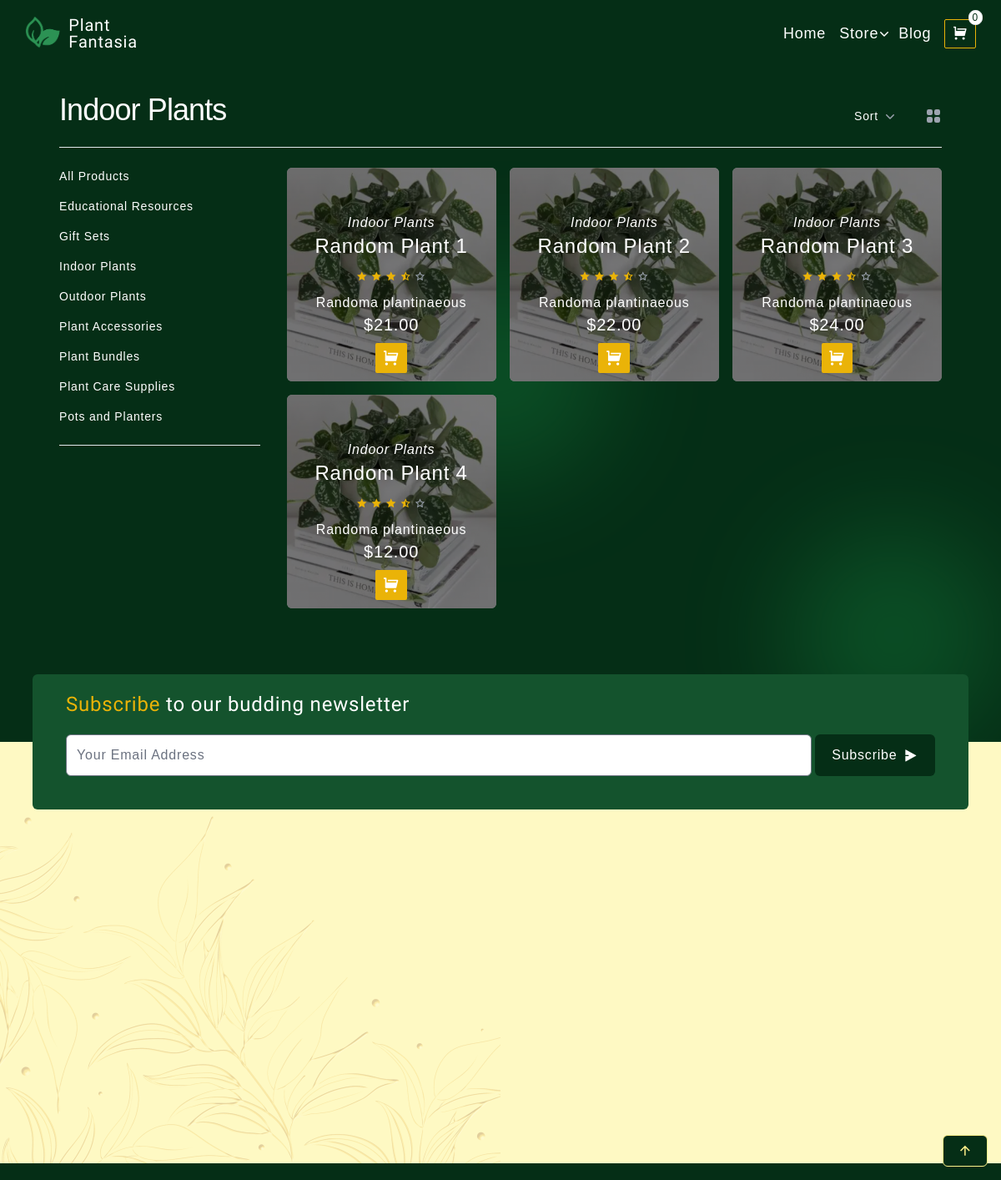
Screenshot of /store/category/indoor-plants/ with the database file from the repository.
### store/models.py (models this page shows, shortened)
class Category(models.Model):
    name = models.CharField(max_length=128, db_index=True)
    slug = models.SlugField(max_length=130, unique=True)
    class Meta:
        ordering = ['name']
        verbose_name_plural = 'categories'
    def __str__(self):
        return self.name

class Product(models.Model):
    title = models.CharField(max_length=250)
    category = models.ForeignKey(Category, related_name='product', on_delete=models.CASCADE, null=True)
    brand= models.CharField(max_length=250, default='unbranded')
    description = models.TextField(blank=True)
    slug = models.SlugField(max_length=150, unique=True)
    price = models.DecimalField(max_digits=4, decimal_places=2)
    image = models.ImageField(upload_to='images/products')
    class Meta:
        verbose_name_plural = 'products'

### store/views.py (the view)
# urls.py: path('store/category/<slug:slug>/', views.CategoryProductsView.as_view(), name='categories'),
class CategoryProductsView(ListView):
    template_name = 'store/category-index.html'  # Create this template
    model = Product
    context_object_name = 'products'
    def get(self, request, *args, **kwargs):
        if kwargs.get('slug') == 'all-products':
            return redirect('store')  # Redirect to home page
        return super().get(request, *args, **kwargs)  # Proceed with
    def get_queryset(self):
        slug = self.kwargs['slug']
        category = get_object_or_404(Category, slug=slug)
        return Product.objects.filter(category=category)
    def get_context_data(self, **kwargs):
        context = super().get_context_data(**kwargs)
        context['categories'] = Category.objects.all()  # Include categories in context for navigation
        context['selected_category'] = get_object_or_404(Category, slug=self.kwargs['slug'])
        return context

### cart/cart.py (called while the page is built)
    def __len__(self):
        return sum(item['qty'] for item in self.cart.values())

### cart/context_processors.py (called while the page is built)
def cart(request):
    return {'cart': Cart(request)}

### theme/context_processors.py (called while the page is built)
def categories_processor(request):
    categories = Category.objects.all()  # Fetch the categories
    return {'categories': categories}

### store/templates/store/category-index.html (shortened to what this page needs)
{% extends 'base.html' %}
{% load static %}
{% block contents %}
<section id="home" class="relative min-h-[90vh]">
    <div class="container">
        <div class="w-64 h-64 bg-green-700 rounded-full blur-3xl -z-10 opacity-40 absolute top-1/2 left-1/2
        transform -translate-x-1/2 -translate-y-1/2">
        </div>
        <div class="w-64 h-64 bg-green-700 rounded-full blur-3xl -z-10 opacity-40 absolute
        transform right-0 bottom-0">
        </div>
        <div class="bg-none text-white w-full">
            <div class="mx-auto max-w-7xl px-4 sm:px-6 lg:px-8">
                {% include 'includes/subheader.html' with title=selected_category.name %}
                <div aria-labelledby="products-heading" class="pb-12 pt-6">
                    <div class="grid grid-cols-1 gap-x-8 gap-y-10 lg:grid-cols-4">
                        <form class="hidden lg:block">
                            <ul role="list" class="space-y-4 border-b border-gray-200 pb-6 text-sm font-medium text-white">
                                {% for category in categories %}
                                    <li><a href="{% url 'categories' category.slug %}">{{ category.name }}</a></li>
                                {% endfor %}
                            </ul>
                        </form>
                        <div class="lg:col-span-3">
                            <div class="grid grid-cols grid-cols-1 lg:grid-cols-2 xl:grid-cols-3
                            text-center gap-4 transition-all duration-300">
                                {% for product in products %}
                                    {% include 'store/includes/product-card.html' %}
                                {% endfor %}
                            </div>
                        </div>
                    </div>
                </div>
            </div>
        </div>
    </div>
</section>
{% endblock %}

### theme/templates/base.html (shortened to what this page needs)
{% load static tailwind_tags %}
{% load static %}
<!DOCTYPE html>
<html lang="en">
	<head>
		<link
			rel="stylesheet" href="https://cdnjs.cloudflare.com/ajax/libs/remixicon/4.2.0/remixicon.css"
		/>
		<link
 		rel="stylesheet"
  		href="https://cdn.jsdelivr.net/npm/swiper@11/swiper-bundle.min.css"
		/>
		{% tailwind_css %}
	</head>
	<body class=" bg-green-950 font-jost text-white mx-auto transition-all duration-300 leading-normal tracking-wider">
		<header id="navbar" class="bg-green-950 fixed w-full top-0 left-0 z-50" id="navbar">
			{% include 'includes/navbar.html'%}
		</header>
		<main>
			{% block contents %}
			{% endblock %}
		</main>
		<footer class="bg-yellow-100 text-green-950 pt-20 pb-10 md:pt-28 relative">
			{% include 'includes/footer.html'%}
		</footer>
	</body>
</html>

### theme/templates/includes/navbar.html (shortened to what this page needs)
{% load static %}
<nav class="mx-4 flex items-center justify-between h-16 sm:h-20">
    <div class="group font-poiret font-light text-lg sm:text-xl">
        <a class="inline-flex items-center" href="{% url 'home' %}">
            &nbsp; <img class="peer w-14 h-14 group-hover:-rotate-45 transition-transform duration-500 ease" src="{% static 'media/images/logo.png' %}">
            <p
                class="group-hover:scale-110 translate-x-1 font-barriecito leading-none transition-transform duration-500 ease"
            >
                Plant <br> Fantasia
            </p>
        </a>
    </div>
    <div id="nav-menu" class="absolute top-0 left-[-100%] min-h-[80vh]
        w-full bg-green-950/90 backdrop-blur-sm md:backdrop-blur-none
        flex items-center justify-center duration-500 lg:static lg:min-h-fit
        lg:bg-transparent lg:w-auto overflow-x-hidden overflow-y-auto z-40">
        <ul class="flex flex-col items-center justify-center lg:flex-row  gap-0.5 lg:gap-4 group lg:p-3.5">
            <li><a href="{% url 'home' %}" class="nav-link">Home</a></li>
            <li class="m-auto" id="category-btn">
                <div class="inline-block text-center">
                    <div class="flex items-center justify-center -mb-1 lg:mb-0">
                      <button type="button" class="group relative nav-link flex items-center" id="menu-button" aria-expanded="true" aria-haspopup="true">
                        <p class="flex-1 text-center lg:mr-2">Store</p>
                      </button>
                    </div>
                </div>
            </li>
            <li><a href="{% url 'blog' %}" class="nav-link">Blog</a></li>
            <li class="relative hidden lg:block group">
                <a href="{% url 'cart-summary' %}" class="hover:bg-yellow-500 border border-yellow-500 p-2 rounded-sm
                hover:scale-110 transition-all duration-500">
                    <i class="ri-shopping-cart-fill text-lg group-hover:scale-110"></i>
                </a>
                <p  id="cart-qty-web"
                    class="bg-white origin-left text-left text-green-950 absolute right-0 top-0
                    translate-x-2 -translate-y-3.5 text-xs border px-1 rounded-lg z-20">
                    {% with qty_value=cart|length %}
                        {% if qty_value > 0 %}
                            {{qty_value}}
                        {% else %}
                            0
                        {% endif %}
                    {% endwith %}
                </p>
            </li>
        </ul>
    </div>
</nav>

### theme/templates/includes/subheader.html (shortened to what this page needs)
<div class="flex items-baseline justify-between border-b border-gray-200 pb-6">
    <h1 class="text-4xl font-light tracking-tight text-white">
        {{title}}
    </h1>
    <div class="flex items-center">
        <div class="relative inline-block text-left">
            <div id="sort-button">
                <button type="button" class="group inline-flex justify-center text-sm font-medium text-white hover:text-yellow-500" aria-expanded="false" aria-haspopup="true">
                Sort
                </button>
            </div>
        </div>
        <button type="button" class="-m-2 ml-5 p-2 text-gray-400 hover:text-gray-500 sm:ml-7">
        </button>
    </div>
</div>

### store/templates/store/includes/product-card.html (shortened to what this page needs)
<div style="background-image: url({{product.image.url}}); background-position: center; background-size: cover;"
class="popular-card bg-green-950 min-h-64 rounded-md relative popular-card flex flex-col justify-stretch">
        <div class="bg-black/50 absolute top-0 left-0 w-full h-full rounded-md"></div>
            <div class="absolute bottom-0 left-0 right-0 flex flex-col pb-2 items-center gap-2 mb-0.5">
                <a href="{% url 'product-info' product.slug %}" class="cursor-pointer">
                    <p class="italic">{{ product.category }}</p>
                    <h4>{{ product.title }}</h4>
                    <div class="text-yellow-500 text-xs py-3">
                        <i class="ri-star-fill"></i>
                        <i class="ri-star-fill"></i>
                        <i class="ri-star-fill"></i>
                        <i class="ri-star-half-fill"></i>
                        <i class="ri-star-line text-gray-400"></i>
                    </div>
                    <p class="truncate">{{ product.description }}</p>
                    <p class="text-xl">${{ product.price }}</p>
                </a>
            <button class="bg-yellow-500 px-2 py-1 text-xl rounded-sm
                hover:scale-125 transition-all duration-500">
                <i class="ri-shopping-cart-fill"></i>
            </button>
        </div>
</div>

### theme/templates/includes/footer.html (shortened to what this page needs)
{% load static %}
<div class="container text-white absolute top-0 right-0 left-0
    -translate-y-1/2">
    <div class="bg-green-900 px-10 pt-5 pb-10 space-y-5 rounded-md">
        <h4 class="font-barriecito">
            <span class="text-yellow-500">
                Subscribe
            </span> to our budding newsletter
        </h4>
        <div class="flex flex-col md:flex-row gap-1">
            <input type="email" placeholder="Your Email Address" required="true"
            class="w-full pxy-5 py-3 text-green-900 rounded-md outline-none">
            <button class="flex flex-row gap-4 sm:gap-2 items-center justify-center bg-green-950 px-5 py-3 rounded-md hoverLopacity-80
            duration-500 mt-2 sm:mt-0  hover:bg-yellow-500 hover:text-green-950">
                <span class="">Subscribe</span>
                <i class="ri-send-plane-2-fill"></i>
            </button>
        </div>
    </div>
</div>
<div class="absolute bottom-0 left-0 opacity-20 pointer-events-none footer-floral">
    <img class="w-full lg:w-1/2" src="{% static 'media/images/floral.png' %}" alt="">
</div>
<a href="#" class="fixed right-4 bottom-4 bg-green-950 text-yellow-200 border border-yellow-200
    inline-block px-3 py-1 md:px-4 rounded-md text-lg z-50 hover:-translate-y-2 duration-300"
    id="scroll-up">
    <i class="ri-arrow-up-line"></i>
</a>

### rows the page displays
Category: name "Indoor Plants"
Category: name "All Products"
Category: name "Educational Resources"
Category: name "Gift Sets"
Category: name "Outdoor Plants"
Category: name "Plant Accessories"
Category: name "Plant Bundles"
Category: name "Plant Care Supplies"
Category: name "Pots and Planters"
Product: image (picture), category "Indoor Plants", title "Random Plant 1", description "Randoma plantinaeous", price "21.00"
Product: image (picture), category "Indoor Plants", title "Random Plant 2", description "Randoma plantinaeous", price "22.00"
Product: image (picture), category "Indoor Plants", title "Random Plant 3", description "Randoma plantinaeous", price "24.00"
Product: image (picture), category "Indoor Plants", title "Random Plant 4", description "Randoma plantinaeous", price "12.00"
